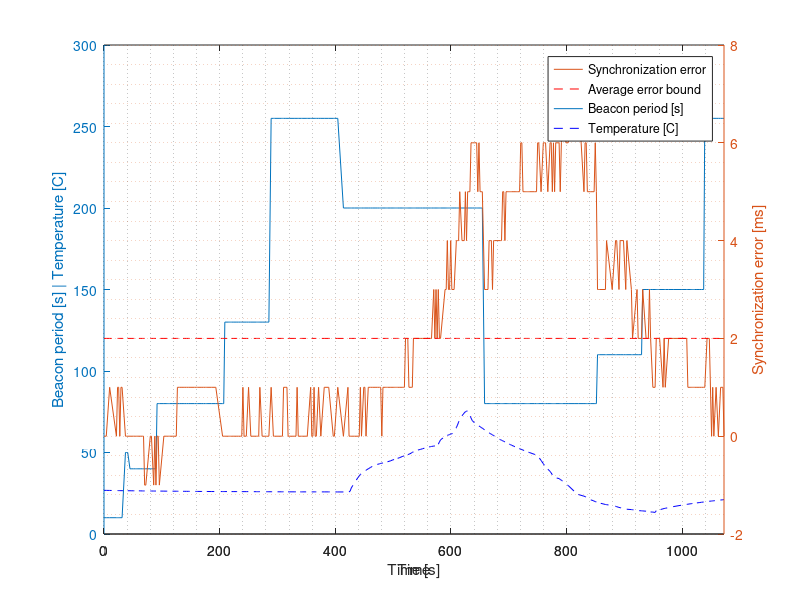
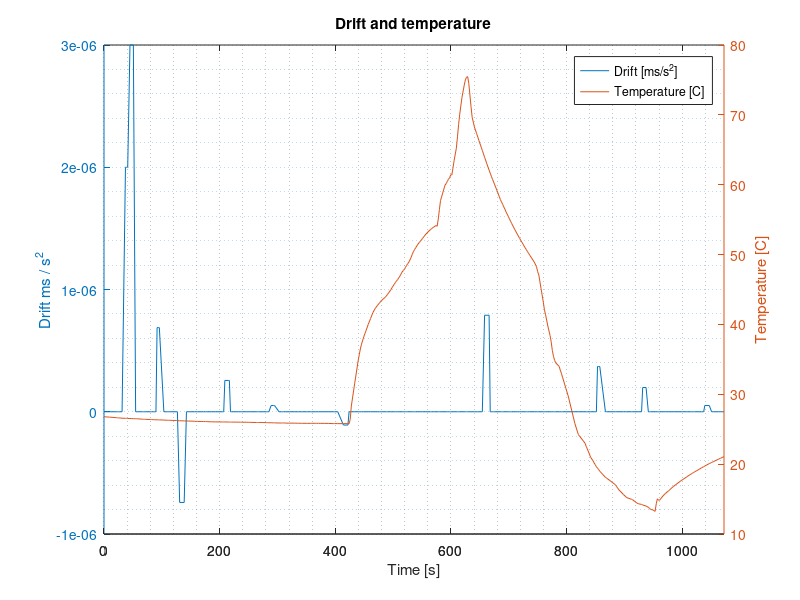
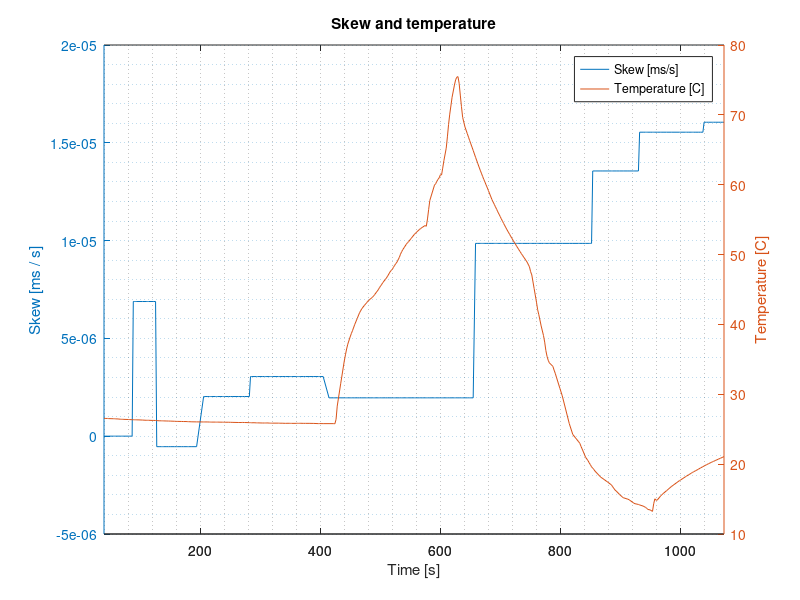

Reproduce these figures in MATLAB, in order.
%data = dlmread('2014-12-22 20-13-52.txt'); % Stable measurements
data = dlmread('2014-12-22 16-37-55.txt'); % Unstable measurements
%data = dlmread('2014-12-22 15-49-36.txt');
%data = dlmread('2014-12-22 15-26-48.txt');
%data = dlmread('2014-12-22 12-42-09.txt');

j = 1;
pairedData = zeros(length(data),6);
% pairedData = [timeSyncError, beaconPeriod, drift, skew, temp, seq, timestamp]
for i = 1:length(data)-1
   if ((abs(data(i,7) - data (i+1,7)) < 50) && (data(i,1)-data(i+1,1) ~= 0))
       if (abs(data(i,2)-data(i+1,2)) > 1000000)
           % outlier
           continue;
       end
       
       if(data(i,1) == 1) % parent is i, child is i+1
            pairedData(j,1) = data(i,2)-data(i+1,2);
            pairedData(j,2) = data(i,3);
            pairedData(j,3) = data(i,4);
            pairedData(j,4) = data(i+1,4);
            pairedData(j,5) = data(i+1,5);
            pairedData(j,6) = data(i,6);
            pairedData(j,7) = data(i,7);
       else % parent is i+1, child is i
            pairedData(j,1) = data(i+1,2)-data(i,2);
            pairedData(j,2) = data(i+1,3);
            pairedData(j,3) = data(i+1,4);
            pairedData(j,4) = data(i,4);
            pairedData(j,5) = data(i,5);
            pairedData(j,6) = data(i+1,6);
            pairedData(j,7) = data(i+1,7);
       end
       j = j+1;
   else
       % no match
   end
end
pairedData  = pairedData(1:j-1,:);

% Remove unwanted parts:
pairedData  = pairedData(11:length(pairedData),:); %Unstable
%pairedData  = pairedData(30:length(pairedData)/2-75,:); %Stable

% Normalize timestamps
pairedData(:,7) = (pairedData(:,7)-pairedData(1,7))/1000;

figure(1)
clf

% SyncError, beacon period, temperature and error bound vs time
[hAx,pBeacon,pError] = plotyy(pairedData(:,7),pairedData(:,2),pairedData(:,7),pairedData(:,1));
set(get(hAx(1),'Ylabel'),'String','Beacon period [s] | Temperature [C]') 
set(get(hAx(2),'Ylabel'),'String','Synchronization error [ms]')

axes(hAx(1))
hold on
plot(pairedData(:,7),pairedData(:,5),'--b');
xlabel('Time [s]')

axes(hAx(2))
hold on
plot(pairedData(:,7),ones(size(pairedData(:,7)))*2,'--r');
%ylim([-2 3])
%hAx(2).YTick = [-2 -1 0 1 2 3];
%title('Time Synchronization Error')
xlabel('Time')

grid minor
legend(...
    'Synchronization error',...
    'Average error bound',...
    'Beacon period [s]',...
    'Temperature [C]')

%%
figure(2)
% Drift and temperature vs time
[hAx2,pBeacon,pError] = plotyy(pairedData(:,7),pairedData(:,3),pairedData(:,7),pairedData(:,5)); 

title('Drift and temperature')
xlabel('Time [s]')

ylabel(hAx2(1),'Drift ms / s^2') % left y-axis
ylabel(hAx2(2),'Temperature [C]') % right y-axis

grid minor
legend(...
    'Drift [ms/s^2]',...
    'Temperature [C]')

pairedData  = pairedData(11:length(pairedData),:); %Unstable
figure(3)
% Skew and temperature vs time
[hAx2,pBeacon,pError] = plotyy(pairedData(:,7),pairedData(:,4),pairedData(:,7),pairedData(:,5)); 

title('Skew and temperature')
xlabel('Time [s]')

ylabel(hAx2(1),'Skew [ms / s]') % left y-axis
ylabel(hAx2(2),'Temperature [C]') % right y-axis

grid minor
legend(...
    'Skew [ms/s]',...
    'Temperature [C]')